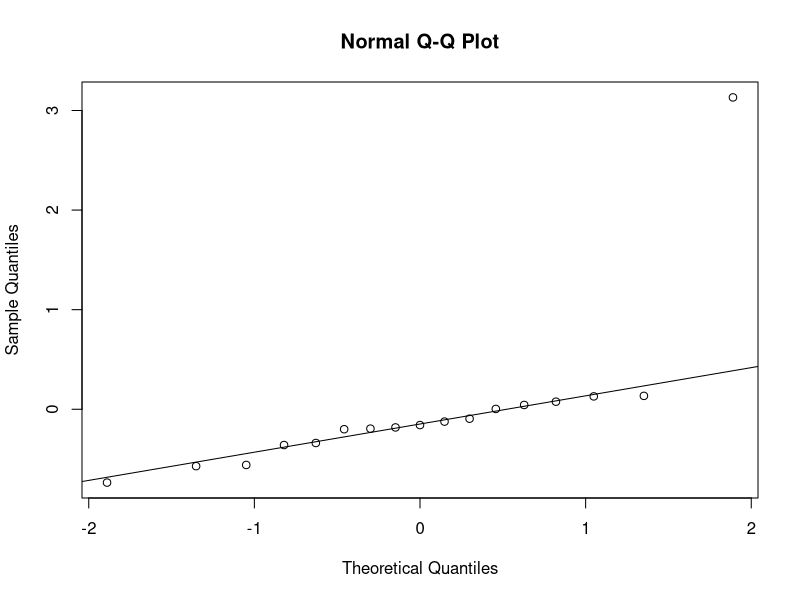
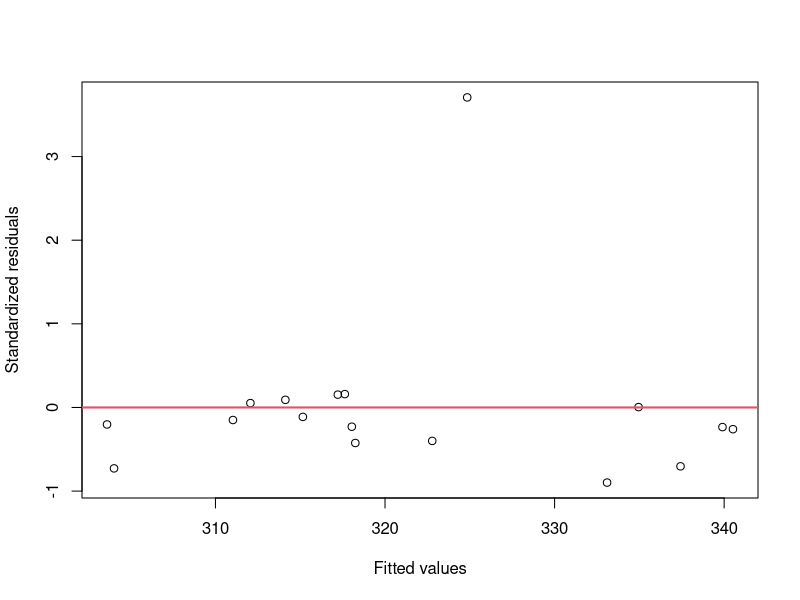
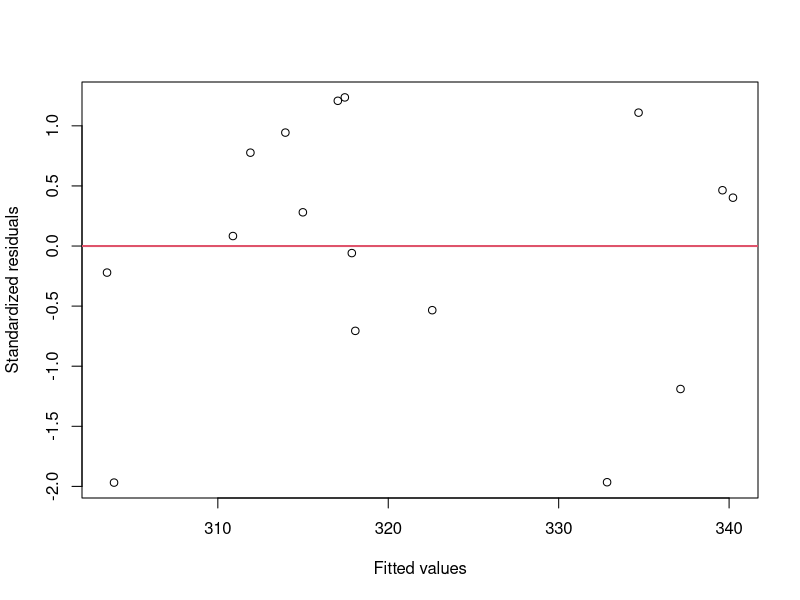

Here is the R script that generated these plots, in order:
################### R code for residual analysis

# In the 1840s and 1850s a Scottish physicist, James D. Forbes, wanted to be able to estimate 
# altitude above sea level from measurement of the boiling point of the water. 
# He studied the relationship between boiling point and pressure. Forbes’ theory suggested 
# that over the range of observed values the graph of boiling point versus the logarithm of 
# pressure yields a straight line. Since the logs of the presures do not vary much, all 
# values of log(press) are multiplied by 100. This avoids studying very small numbers, 
# without changing the major features of the analysis 
# Reference: S. Weisberg. Applied Linear Regression. Wiley 2005.


# load the data and attcah the dataset
library(MASS)
data(forbes)

# Transform the pressure to 100*log(presure)
forbes$hlpr<-100*log(forbes$pres)
forbes$boil<-forbes$bp
# Fit a linear regression model
fit<-lm(hlpr~boil, data=forbes)

#Is there evidence that the residuals do not follow a normal distribution?
qqnorm(fit$residuals)
qqline(fit$residuals)

# Make a residual plot. 
fit.stdres = rstandard(fit)
plot(fit$fitted, fit.stdres, xlab="Fitted values", ylab="Standardized residuals")
abline(h=0, col=2, lwd=2)

# identify the point with the largest residual and then click Esc
identify(fit$fitted, fit.stdres)
# index 12

# remove large residuals
indx<-which(fit.stdres>2)
forbes1<-forbes[-indx,]

# redo regression analysis with this outlier removed
fit1<-lm(hlpr~boil, data=forbes1)
summary(fit1) 
# The regression fit and coefficient of determination did not change much.

fit.stdres = rstandard(fit1)
plot(fit1$fitted, fit.stdres, xlab="Fitted values", ylab="Standardized residuals")
abline(h=0, col=2, lwd=2)
# There are no obvious outliers in this plot.



